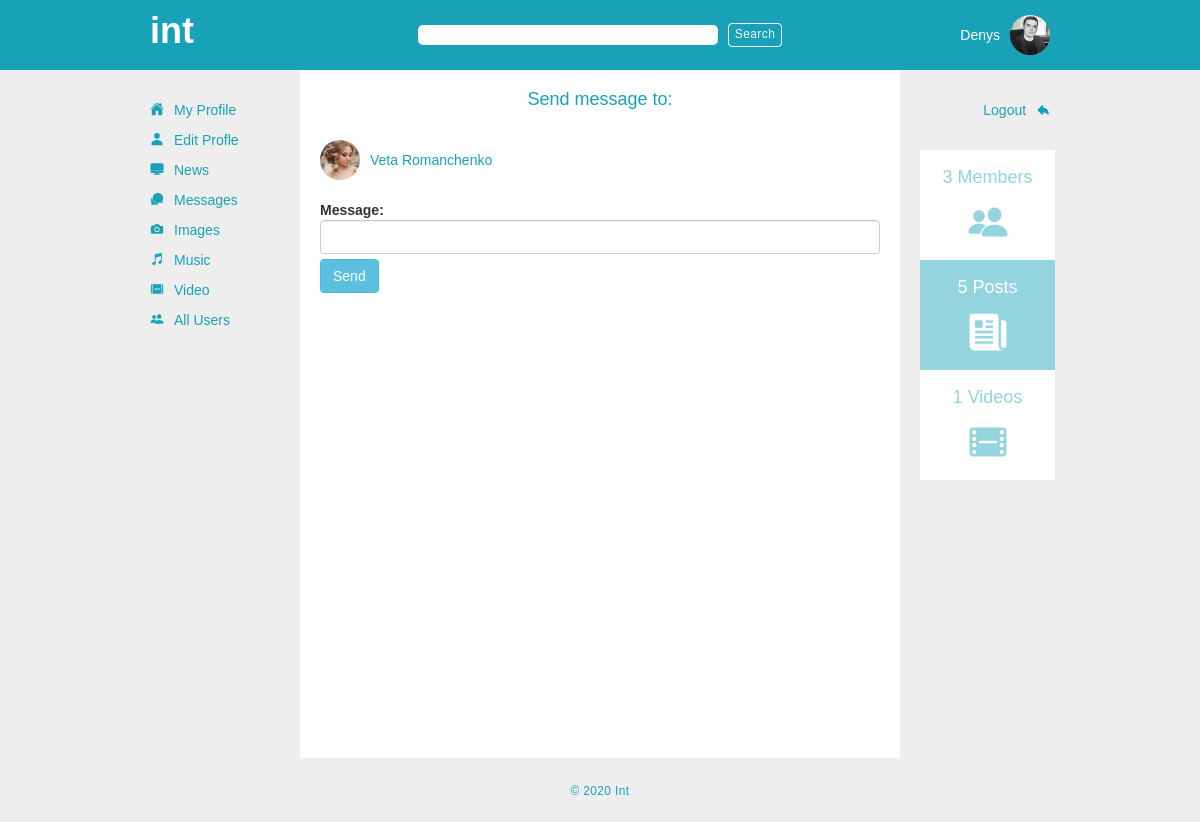
The app's page /send_to/2/ (signed in) with its own data.
### app_one/models.py (models this page shows, shortened)
class User(models.Model):
    first_name = models.CharField(max_length = 255)
    last_name = models.CharField(max_length = 255)
    initials = 	models.CharField(max_length = 10, blank=True, null = True)
    birth_date = models.DateField(blank=True, null=True)
    avatar = models.ImageField(upload_to='avatars', default='avatars/no_avatar.png')	#upload to avatars is a directory inside media directory, it will go like media/avatars
    email = models.TextField()
    phone_num = models.CharField(default='', max_length = 255)
    about = models.TextField(default='')
    password = models.TextField()
    location = models.CharField(max_length = 255, blank=True, null = True)
    has_message=models.IntegerField(default=0)
    created_at = models.DateTimeField(auto_now_add = True)
    updated_at = models.DateTimeField(auto_now = True)
    objects = UserManager()

### app_one/views.py (the view, shortened to what this page needs)
# urls.py: path('send_to/<int:user_id>/', views.send_message),
def send_message(request, user_id):
    receiver = User.objects.get(id = user_id)
    sender = User.objects.get(id = request.session['user_id'])
    if request.method == "GET":
        context = {
            'cur_user': User.objects.get(id = request.session['user_id']),
            'receiver': receiver,
            'sender': sender,
            'all_available_posts': Post.objects.all(),
            'all_users': User.objects.all(),
            'all_videos': Video_item.objects.all()
        }
        return render(request, 'send_message.html', context)

### app_one/templates/send_message.html (shortened to what this page needs)
{% load embed_video_tags %}
<!DOCTYPE html>
<html lang="en">
<head>
    {% include 'head.html' %}
</head>
<body>
    <div class="outer_container">
        {% include 'search.html' %}
        <div class="inner_container">
            <div class="inner">
                {% include 'navbar.html' %}
                <div class="main_container">
                    <div class="page_title_container">
                        <h4>Send message to:</h4>
                    </div>
                    <div class="message_to_container">
                        <div class="message_to_header">
                            <div class="message_to_avatar">
                                <a href="/user/{{ receiver.id }}/profile/" ><img src="{{ MEDIA_URL }}{{ receiver.avatar }}" alt="{{ post.poster.first_name}}'s avatar"></a>
                            </div>
                            <div class="message_to_name">
                                <a href="/user/{{ receiver.id }}/profile/" class="poster_name">{{ receiver.first_name }} {{ receiver.last_name }}</a>
                            </div>
                        </div>
                        <div class="send_first_message_form">
                            <form action="/send_to/{{receiver.id}}/" method="post">
                                <div class="form-group">
                                    <label for="content">Message:</label>
                                    <input type="text" name="content" class="form-control" id="content">
                                </div>
                                <button class="mybutton btn btn-info">Send</button>
                            </form>
                        </div>
                    </div>
                </div>
                {% include 'sidebar.html' %}
            </div>
        </div>
    {% include 'footer.html' %}
    </div>
</body>
</html>

### app_one/templates/search.html (shortened to what this page needs)
<div id="search_bar_container">
    <div id="search_bar">
        <div class="logo_container">
            <a href="/dashboard/"><h1 class="logotip">int</h1></a>
        </div>
        <div class="form_search_container">
            <div class="form_items">
                <form action="/search/" method="GET" class="form-inline">
                    <input class="search_bar1" type="search" name="results">
                    <button class="btn btn-outline-light search_bar1_btn" type="submit">Search</button>
                </form>
            </div>
        </div>
        <div class="current_user_container">
            {% if request.session.user_id != null %}
            <div class="cur_user_name_container">
                <p><a href="/user/{{ cur_user.id }}/profile/">{{ cur_user.first_name }}</a></p>
            </div>
            <div class="cur_user_photo_container">
                <a href="/user/{{ cur_user.id }}/profile/"><img src="{{ MEDIA_URL }}{{ cur_user.avatar }}" alt="avatar"></a>
            </div>
            {% endif %}
        </div>
    </div>
</div>

### app_one/static/css/style.css (style rules this page uses)
* { margin: 0; padding: 0; -webkit-box-sizing: border-box; box-sizing: border-box; font-family: Arial, Helvetica, sans-serif; }
p { margin-top: 0; margin-bottom: 0; }
a { color: #17a2b8; }
.outer_container { width: 100%; height: 100%; min-height: 92vh; background-color: #eeeeee; }
#search_bar_container { width: 100%; height: 70px; background-color: #17a2b8; }
#search_bar_container #search_bar { width: 900px; height: 70px; margin: 0 auto; display: -webkit-box; display: -ms-flexbox; display: flex; -webkit-box-align: center; -ms-flex-align: center; align-items: center; -webkit-box-pack: justify; -ms-flex-pack: justify; justify-content: space-between; }
#search_bar_container #search_bar .logo_container { -webkit-box-flex: 1; -ms-flex: 1; flex: 1; color: #fff; padding-bottom: 18px; }
#search_bar_container #search_bar .logo_container a { color: #fff; }
#search_bar_container #search_bar .logo_container a .logotip { color: #fff; font-weight: 900; }
#search_bar_container #search_bar .form_search_container { -webkit-box-flex: 3; -ms-flex: 3; flex: 3; }
#search_bar_container #search_bar .form_search_container .form_items { display: -webkit-box; display: -ms-flexbox; display: flex; -webkit-box-align: center; -ms-flex-align: center; align-items: center; -ms-flex-pack: distribute; justify-content: space-around; }
#search_bar_container #search_bar .form_search_container .form_items form .search_bar1 { outline: none; border: none; min-width: 300px; border-radius: 5px; margin-right: 10px; }
#search_bar_container #search_bar .form_search_container .form_items form .search_bar1_btn { padding: 0; border: 1px solid #fff; font-size: 12px; padding: 2px 6px; letter-spacing: 0.4px; }
#search_bar_container #search_bar .current_user_container { -webkit-box-flex: 1; -ms-flex: 1; flex: 1; display: -webkit-box; display: -ms-flexbox; display: flex; -webkit-box-align: center; -ms-flex-align: center; align-items: center; -webkit-box-pack: end; -ms-flex-pack: end; justify-content: flex-end; }
#search_bar_container #search_bar .current_user_container .cur_user_name_container { margin-right: 10px; }
#search_bar_container #search_bar .current_user_container .cur_user_name_container p a { color: #fff; }
#search_bar_container #search_bar .current_user_container .cur_user_photo_container img { width: 40px; height: 40px; border-radius: 50%; -o-object-fit: cover; object-fit: cover; }
.inner_container { width: 900px; margin: auto; min-height: 86vh; }
.inner { display: -webkit-box; display: -ms-flexbox; display: flex; -webkit-box-pack: justify; -ms-flex-pack: justify; justify-content: space-between; width: 900px; margin: 0 auto; height: 100%; }
.main_container { background-color: #fff; width: 600px; margin: auto; min-height: 86vh; }
.main_container .page_title_container { padding: 10px; text-align: center; color: #17a2b8; font-weight: 900; }
.hydrated { visibility: inherit; margin-bottom: -2px; }
.message_to_container { padding: 10px 20px; }
.message_to_container .message_to_header { display: -webkit-box; display: -ms-flexbox; display: flex; -webkit-box-align: center; -ms-flex-align: center; align-items: center; }
.message_to_container .message_to_header .message_to_avatar { margin-right: 10px; }
.message_to_container .message_to_header .message_to_avatar a img { width: 40px; height: 40px; border-radius: 50%; -o-object-fit: cover; object-fit: cover; }
.message_to_container .send_first_message_form { margin-top: 20px; }
.form-group { margin-bottom: 0.5rem; }
label { margin-bottom: 0px; font-size: 14px; }
.form-control { height: calc(1.5em + .75rem + 2px); padding: 3px; height: 34px; }

### records on screen
User: first_name "Denys", avatar (picture)
User: avatar (picture), first_name "Veta", last_name "Romanchenko"

### other values on screen
{{ all_users.count }} "3"
{{ all_available_posts.count }} "5"
{{ all_videos.count }} "1"
